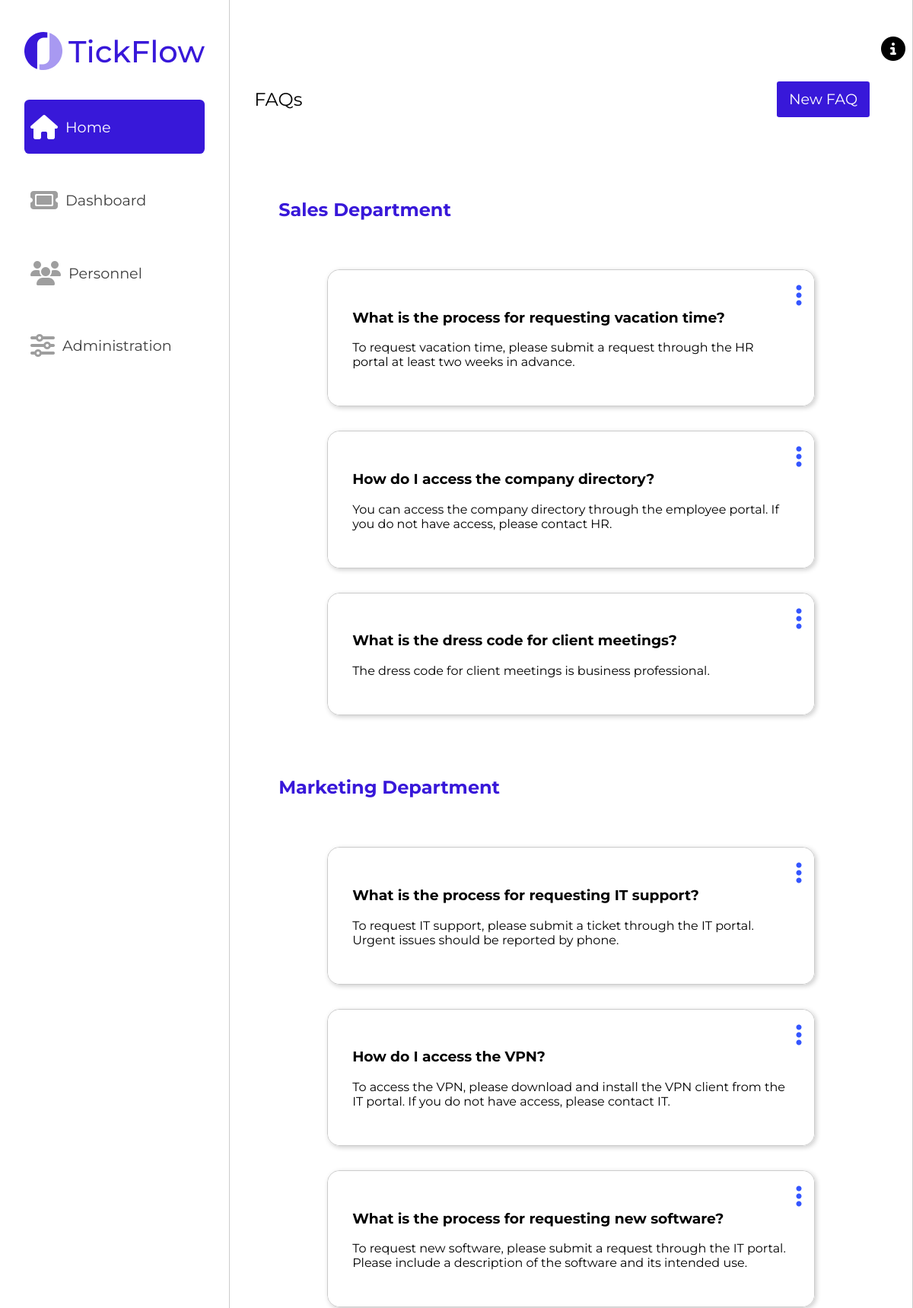
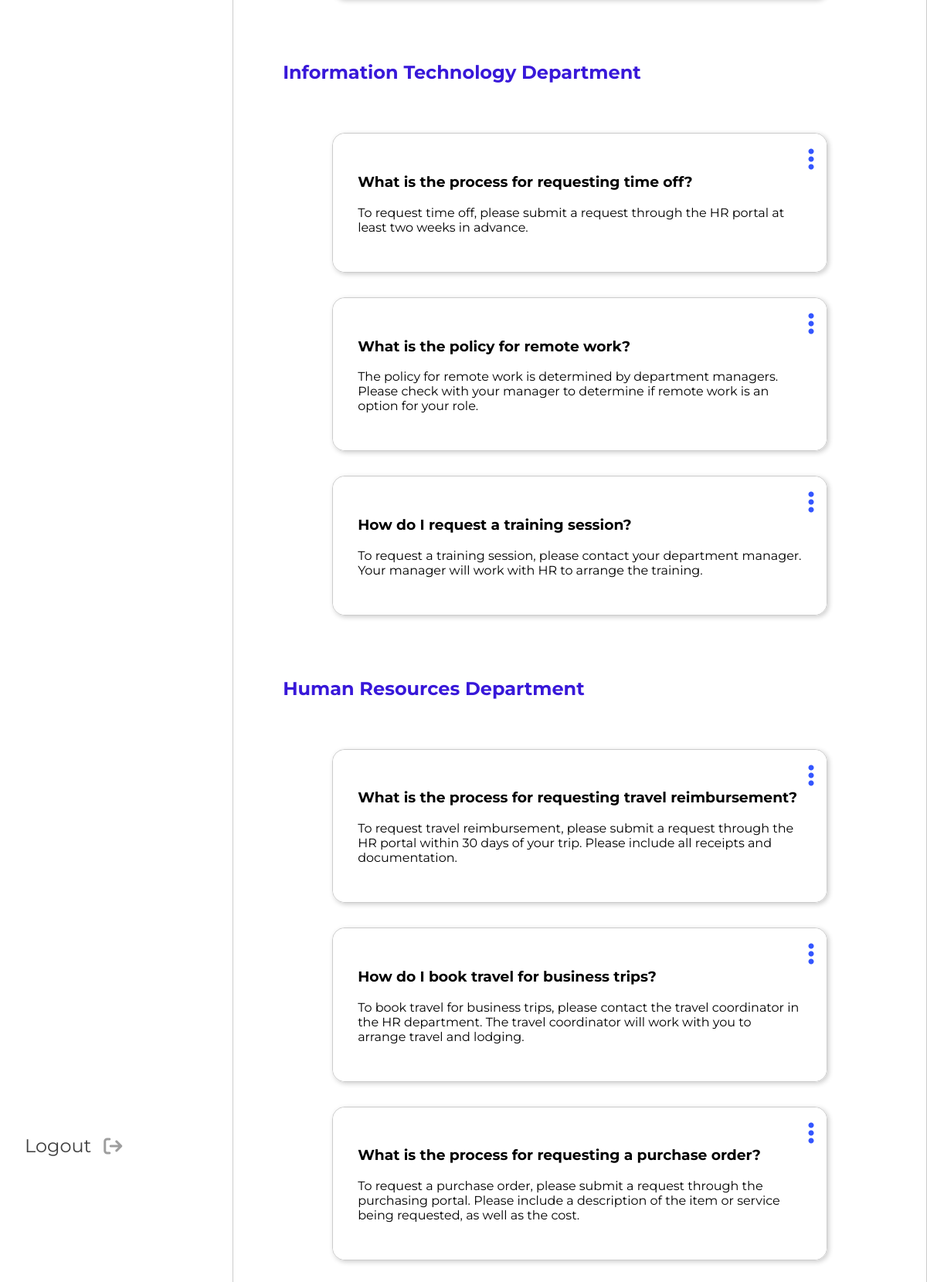
The app's page /server/pages/home.php (signed in) with its own data (2 pictures, top to bottom).
### tables this page shows
CREATE TABLE Department (
    id INTEGER CHECK (id >= 1) PRIMARY KEY AUTOINCREMENT,
    name TEXT UNIQUE NOT NULL
);

CREATE TABLE FAQ (
    id INTEGER CHECK (id >= 1) PRIMARY KEY AUTOINCREMENT,
    question TEXT NOT NULL,
    answer TEXT NOT NULL,
    department INTEGER NOT NULL,
    FOREIGN KEY (department) REFERENCES Department(id)
);

### server/pages/home.php (called while the page is built, shortened)
<?php
	include_once(__DIR__.'/../classes/session.class.php');
	include_once(__DIR__.'/../templates/common.tpl.php');
	include_once(__DIR__.'/../templates/faqs.tpl.php');
	include_once(__DIR__.'/../classes/department.class.php');
	$session = new Session();
	$departments = Department::getDepartments();
	$sessionUser = $session->getUser();
	$changes = Change::getRecentChanges($sessionUser->id);
	$sessionUser = $session->getUser();
	drawFAQS($departments, $sessionUser);
?>

### server/classes/faq.class.php (called while the page is built, shortened)
<?php
class FAQ {
    function __construct($id, $question, $answer, $department) {
        $this->id = $id;
        $this->question = $question;
        $this->answer = $answer;
    }
    static public function getFAQsByDepartment($departmentID){
        $db = getDatabaseConnection();
        $query = $db->prepare("SELECT * FROM FAQ WHERE department = ?");
        $query->execute(array($departmentID));
        $results = $query->fetchAll();
        $faqs = array();
        foreach ($results as $row) {
            $faqs[] = new FAQ($row['id'], $row['question'], $row['answer'], $row['department']);
        }
        return $faqs;
    }
}
?>

### server/classes/department.class.php (called while the page is built, shortened)
<?php
include_once(__DIR__.'/../classes/faq.class.php');
class Department {
    public $id, $name;
    function __construct($id, $name){
        $this->id = $id;
        $this->name = $name;
    }
    public function getFAQs(){
        return FAQ::getFAQsByDepartment($this->id);
    }
    static function getDepartments(){
        $db = getDatabaseConnection();
        $query = $db->prepare("SELECT * FROM Department");
        $query->execute();
        $departments = array();
        foreach($query as $row){
            $departments[] = new Department($row['id'], $row['name']);
        }
        return $departments;
    }
}
?>

### server/classes/user.class.php (called while the page is built, shortened)
<?php
include_once(__DIR__ . '/../classes/department.class.php');
class User
{
    public $id, $name, $email, $role, $department;
    public function __construct($id, $name, $email, $role, $department)
    {
        $this->role = $role;
    }
    public function isAdmin()
    {
        return $this->role == "Admin";
    }
    public function isAgent()
    {
        return $this->role == "Agent" || $this->isAdmin();
    }
    static public function getUserById($userID) {
        $db = getDatabaseConnection();
        $query = $db->prepare("SELECT * FROM User WHERE id = ?");
        $query->execute(array($userID));
        $results = $query->fetchAll();
        $result = $results[0];
        $user = new User($result['id'], $result['name'], $result['email'], $result['role'], $result['department']);
        return $user;
    }
}

### server/classes/session.class.php (called while the page is built, shortened)
<?php
include_once(__DIR__.'/../classes/user.class.php');
class Session {
    public $userID;
    public function __construct() {
        $this->userID = null;
        if (isset($_SESSION["userID"])) {
            $userID = $_SESSION["userID"];
            if (is_numeric($userID)){
                $this->userID = $_SESSION["userID"];
            }
        }
    }
    public function getUser(){
        return User::getUserById($this->userID);
    }
}
?>

### server/classes/change.class.php (called while the page is built, shortened)
<?php
class Change {
    static public function getRecentChanges($userID){
        $db = getDatabaseConnection();
        $user = User::getUserByID($userID);
        if (!$user->isAdmin()){
            $query = $db->prepare("SELECT * FROM Change WHERE ticket IN (SELECT id FROM Ticket WHERE author = ? OR assignee = ?) ORDER BY editDate DESC, editTime DESC LIMIT 10");
            $query->execute(array($userID, $userID));
        }
        else {
            $query = $db->prepare("SELECT * FROM Change ORDER BY editDate DESC, editTime DESC LIMIT 10");
            $query->execute();
        }
        $results = $query->fetchAll();
        $changes = array();
        foreach ($results as $row) {
            $changes[] = new Change(
                $row['fieldChanged'],
                $row['newValue'],
                $row['oldValue'],
                $row['editDate'],
                $row['editTime'],
                $row['ticket'],
                $row['author']
            );
        }
        return $changes;
    }
}

### server/templates/faqs.tpl.php (the view, shortened to what this page needs)
<?php function drawFAQs($departments, $sessionUser){ ?>
<main class="middle-column">
    <section class = "title">
        <h2> FAQs </h2>
        <a href="faqCreator.php"><button class = "button">New FAQ</button> </a>
    </section>
    <section id="FAQs">
        <?php foreach($departments as $department) {
            $faqs = $department->getFAQs(); ?>
            <section class="department-faqs">
                <h2> <?=$department->name ?> </h2>
                <?php foreach($faqs as $faq) { ?>
                <div class="edit-container faq-container container">
                    <?php if ($sessionUser->isAgent()) { ?>
                    <button type=button class="dropdown-button">
                        <i class="fa-solid fa-ellipsis-vertical"></i>
                    </button>
                    <div class="faq-dropdown edit-dropdown">
                        <a class="dropdown-option" href="../pages/faqEditor.php?id=<?=$faq->id?>">Edit</a>
                        <button class="dropdown-option remove-faq">Delete</a>
                    </div>
                    <?php } ?>
                    <article class="edit-card FAQ-card card">
                        <h3 class="question"> <?=$faq->question?> </h2>
                        <p class="answer"> <?=$faq->answer?> </p>
                    </article>
                </div>
                <?php } ?>
            </section>
        <?php } ?>
    </section>
</main>
<?php } ?>

### server/styles/home.css (style rules this page uses)
:root { --main-color: #3818D9; }
* { font-family: 'Montserrat', sans-serif; }
html { scroll-behavior: smooth; box-sizing: border-box; }
body { margin: 0; padding: 0; overflow: hidden; }
.middle-column { grid-column: 2/5; min-height: 100vh; border-left: solid 0.0625rem #ccc; border-right: solid 0.0625rem #ccc; }
.fa-solid, .fa-regular { font-size: 2rem; margin-right: 0.625rem; color: #9E9E9E; }
.middle-column { overflow-y: scroll; height: 100vh; -ms-overflow-style: none; scrollbar-width: none; z-index: 1; }
.title { display: flex; flex-direction: row; align-items: center; justify-content: space-between; padding: 2rem 2rem; }
.title h2 { font-weight: 400; font-size: 1.5rem; }
.button { background-color: var(--main-color); color: #fff; border: none; border-radius: 0.2rem; padding: 0.7rem 1rem; font-size: 1.2rem; cursor: pointer; text-decoration: none; }
.edit-container { position: relative; }
.edit-container .edit-card { z-index: 2; position: relative; }
.edit-container .dropdown-button { z-index: 3; position: absolute; top: 1rem; right: 0rem; background-color: transparent; color: grey; border-style: none; font-size: 1rem; cursor: pointer; outline: none; }
.fa-ellipsis-vertical { color: #3456ff; }
.edit-dropdown { z-index: 1; display: flex; flex-direction: column; position: absolute; transition: 0.9s; left: 75%; top: 0; background-color: white; padding: 0.5rem; border-radius: 0.6rem; }
.edit-dropdown>.dropdown-option { text-decoration: none; color: black; background-color: transparent; border-style: none; padding: 0.7rem; margin: 0.1rem 0; border-radius: 0.6rem; transition: 0.3s; font-size: 1rem; }
.container { border: 0.0625rem solid #ccc; margin: 0.0625rem; box-shadow: 0.125rem 0.125rem 0.375rem 0rem rgba(0, 0, 0, 0.20); border-radius: 1rem; transition: 0.3s; }
.card { background-color: white; border-radius: 1rem; padding: 2rem; }
.department-faqs { display: flex; flex-direction: column; margin: 1rem; }
.department-faqs h2 { color: var(--main-color); margin: 3rem; }
.faq-container { margin: 1rem 7rem; }
@media screen and (max-width: 1200px) { .title { margin-top: 4rem; margin-right: 1.5rem; } }
@media screen and (max-width: 1200px) { .middle-column { grid-column: 2/-1; } }

### records on screen
department: name "Sales Department"
faq: question "What is the process for requesting vacation time?", answer "To request vacation time, please submit a request through the HR portal at least two weeks in advance."
faq: question "How do I access the company directory?", answer "You can access the company directory through the employee portal. If you do not have access, please contact HR."
faq: question "What is the dress code for client meetings?", answer "The dress code for client meetings is business professional."
department: name "Marketing Department"
faq: question "What is the process for requesting IT support?", answer "To request IT support, please submit a ticket through the IT portal. Urgent issues should be reported by phone."
faq: question "How do I access the VPN?", answer "To access the VPN, please download and install the VPN client from the IT portal. If you do not have access, please contact IT."
faq: question "What is the process for requesting new software?", answer "To request new software, please submit a request through the IT portal. Please include a description of the software and its intended use."
department: name "Information Technology Department"
faq: question "What is the process for requesting time off?", answer "To request time off, please submit a request through the HR portal at least two weeks in advance."
faq: question "What is the policy for remote work?", answer "The policy for remote work is determined by department managers. Please check with your manager to determine if remote work is an option for your role."
faq: question "How do I request a training session?", answer "To request a training session, please contact your department manager. Your manager will work with HR to arrange the training."
department: name "Human Resources Department"
faq: question "What is the process for requesting travel reimbursement?", answer "To request travel reimbursement, please submit a request through the HR portal within 30 days of your trip. Please include all receipts and documentation."
faq: question "How do I book travel for business trips?", answer "To book travel for business trips, please contact the travel coordinator in the HR department. The travel coordinator will work with you to arrange travel and lodging."
faq: question "What is the process for requesting a purchase order?", answer "To request a purchase order, please submit a request through the purchasing portal. Please include a description of the item or service being requested, as well as the cost."
